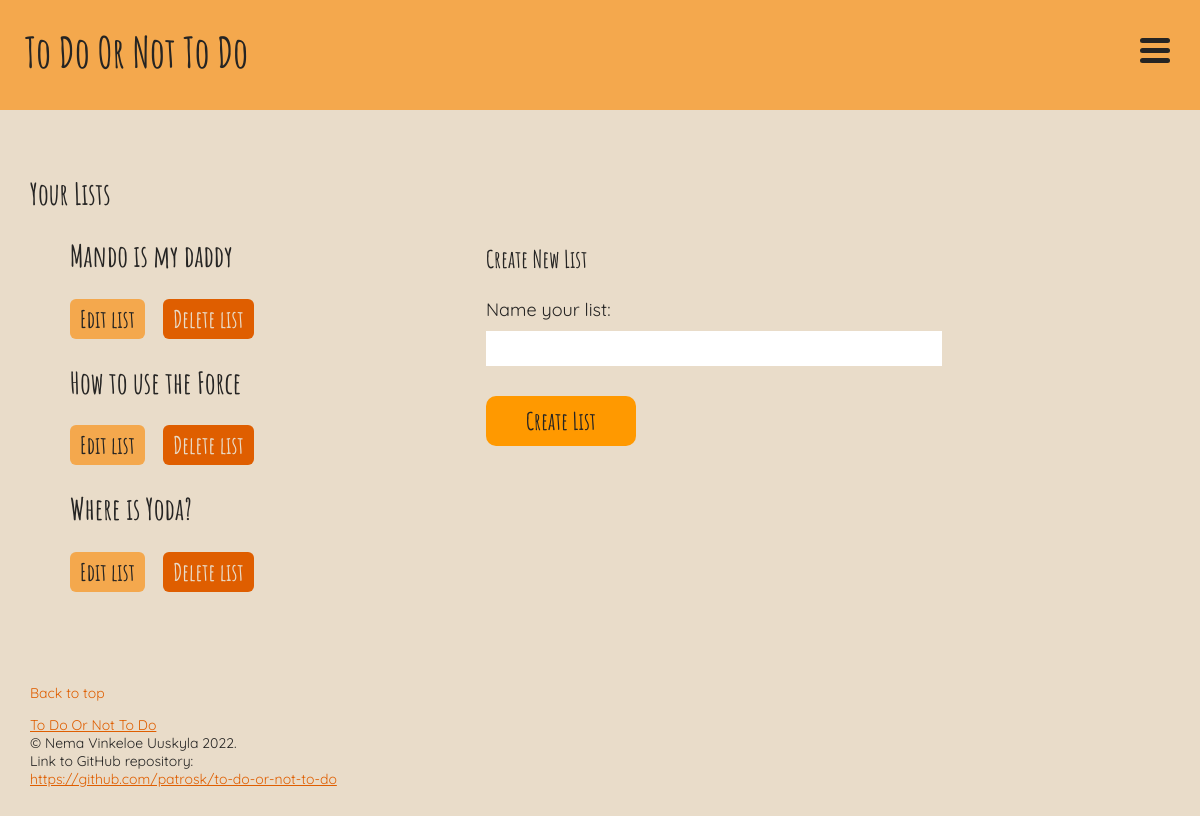
Page /lists.php (signed in) on the committed database.
### tables this page shows
CREATE TABLE lists (
	id INTEGER PRIMARY KEY AUTOINCREMENT,
	title VARCHAR,
	user_id VARCHAR,
	FOREIGN KEY (user_id) REFERENCES users(id)
);

### app/functions.php (called while the page is built, shortened)
<?php
function get_lists(PDO $database)
{
    $user_id = $_SESSION['user']['id'];
    $statement = $database->prepare("SELECT * FROM lists WHERE user_id = :id");
    $statement->bindParam(':id', $user_id, PDO::PARAM_INT);
    $statement->execute();
    $lists = $statement->fetchAll(PDO::FETCH_ASSOC);
    return $lists;
}

### lists.php (the view, shortened to what this page needs)
<?php
require __DIR__ . '/app/autoload.php';
require __DIR__ . '/views/header.php';
require __DIR__ . '/views/navigation.php';
require __DIR__ . '/views/messages.php'; ?>
<div class="content">
    <div class="lists-list">
        <h2>Your Lists</h2>
        <ul>
            <?php
            $lists = get_lists($database);
            foreach ($lists as $list) : ?>
                <li class="list-titles">
                    <h2><?= $list['title'] ?></h2>
                    <button>
                        <a href="/single_list.php?id=<?= $list['id']; ?>">Edit list</a>
                    </button>
                    <button class="delete">
                        <a href="/app/lists/delete.php?id=<?= $list['id']; ?>" onclick="return confirm('Are you sure you want to delete this list and all tasks in it?');">Delete list</a>
                    </button>
                </li>
            <?php endforeach ?>
        </ul>
    </div>
    <div class="create-new-list">
        <h3>Create New List</h3>
        <form action="/app/lists/create.php" method="post">
            <label for="title">Name your list:</label>
            <input name="title" id="title" type="text">
            <button type="submit">Create List</button>
        </form>
    </div>
</div>
<?php require __DIR__ . '/views/footer.php';

### assets/styles/header.css (style rules this page uses)
*, *:before, *:after { box-sizing: border-box; }
:root { --background-color: #e9dcc9; --primary-color: #f4a84d; --secondary-color: #ff9900; --accent-color: #df5e00; --font-color: #252423; }
body { margin: 0; font-size: 18px; font-family: 'Quicksand'; }
h1, h2, h3, .due-today, .list-titles { font-family: 'Amatic'; }
h2 { font-size: 30px; }
h3, .due-today { font-size: 24px; }

### assets/styles/media.css (style rules this page uses)
@media screen and (min-width: 760px) { .content { display: flex; } }
@media screen and (min-width: 760px) { .lists-list, .create-new-list { width: 40%; } }
@media screen and (min-width: 760px) { .create-new-list { margin-top: 70px; } }

### assets/styles/style.css (style rules this page uses)
body { background-color: var(--background-color); color: var(--font-color); }
ul { list-style: none; }
.home-buttons button, form button, .change-title-button, .add-task-button { all: unset; height: 50px; width: 150px; background-color: var(--secondary-color); border-radius: 10px; display: flex; justify-content: center; align-items: center; margin-bottom: 20px; transition: 0.5s ease; }
input { height: 35px; width: 100%; border: none; margin-top: 10px; margin-bottom: 20px; }
form button { text-decoration: none; font-family: 'Amatic'; color: var(--font-color); font-size: 24px; margin-top: 10px; }
.task-box a, .task-button a, .list-titles a, .no-top-margin a { font-family: 'Amatic'; font-size: 24px; text-decoration: none; color: var(--font-color); }
.task-info button, .task-button button, .list-titles button { all: unset; height: 30px; padding: 5px 10px 5px 10px; background-color: var(--primary-color); border-radius: 6px; transition: 0.5s ease; }
button.delete { background-color: var(--accent-color); }
button.delete a { color: var(--background-color); }
.list-titles button { margin-right: 15px; }

### rows in the picture
lists: title "Mando is my daddy"
lists: title "How to use the Force"
lists: title "Where is Yoda?"

### other values in the picture
$config['title'] "To Do Or Not To Do"
